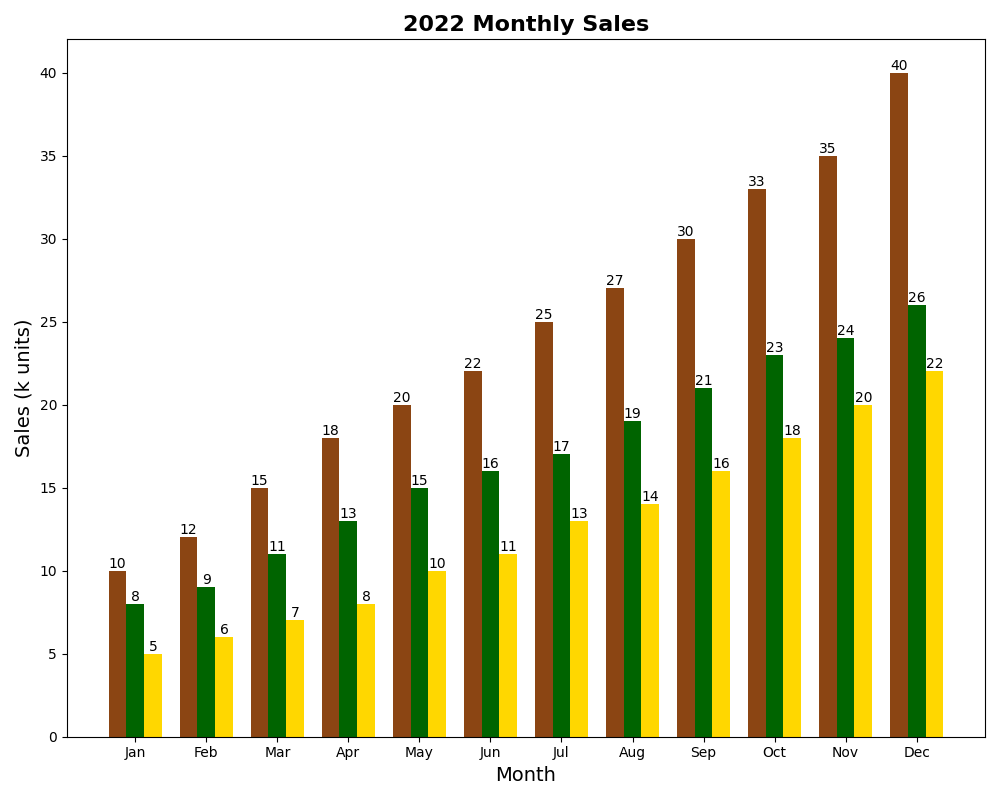

This chart was generated by the following Python code:
import matplotlib.pyplot as plt
import numpy as np

# Data
months = np.arange(1, 13)
coffee_sales = np.array([10, 12, 15, 18, 20, 22, 25, 27, 30, 33, 35, 40])
tea_sales = np.array([8, 9, 11, 13, 15, 16, 17, 19, 21, 23, 24, 26])
juice_sales = np.array([5, 6, 7, 8, 10, 11, 13, 14, 16, 18, 20, 22])

fig, ax1 = plt.subplots(figsize=(10, 8))

# Bar chart: Monthly sales
width = 0.25
ax1.bar(months - width, coffee_sales, width=width, color='#8B4513')
ax1.bar(months, tea_sales, width=width, color='#006400')
ax1.bar(months + width, juice_sales, width=width, color='#FFD700')

ax1.set_title('2022 Monthly Sales', fontsize=16, fontweight='bold')
ax1.set_xlabel('Month', fontsize=14)
ax1.set_ylabel('Sales (k units)', fontsize=14)
ax1.set_xticks(months)
ax1.set_xticklabels(['Jan', 'Feb', 'Mar', 'Apr', 'May', 'Jun', 'Jul', 'Aug', 'Sep', 'Oct', 'Nov', 'Dec'])

for i in range(len(months)):
    ax1.text(months[i] - width, coffee_sales[i], str(coffee_sales[i]), ha='center', va='bottom', fontsize=10)
    ax1.text(months[i], tea_sales[i], str(tea_sales[i]), ha='center', va='bottom', fontsize=10)
    ax1.text(months[i] + width, juice_sales[i], str(juice_sales[i]), ha='center', va='bottom', fontsize=10)

plt.tight_layout()
plt.show()
